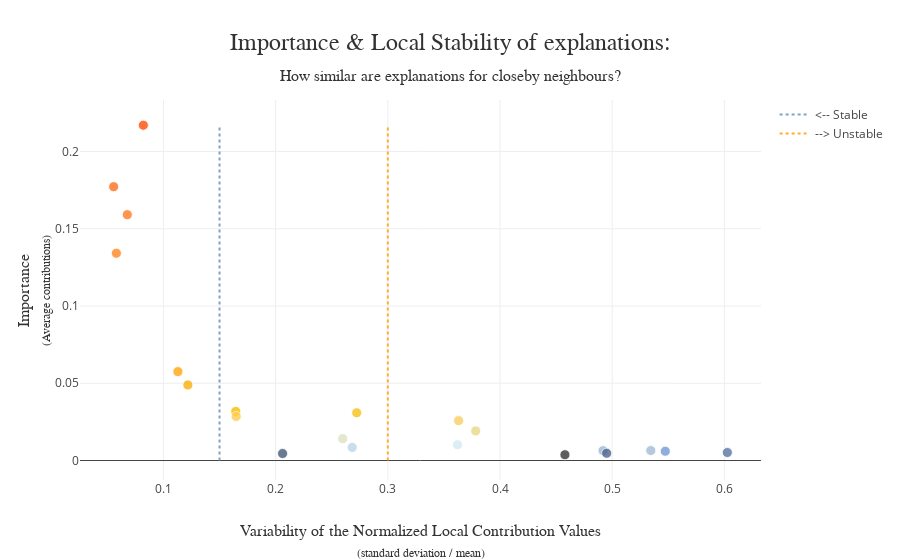

Source (notebook cell):
### Code cell
xpl.plot.stability_plot()

### Figure 1 — Plotly figure (JSON) as saved in the notebook; plotly's stock layout.template omitted (floating-point values rounded to 4 significant figures)
{"data": [{"hovertemplate": "%{hovertext}<extra></extra>", "hovertext": ["<b>Feature: %dl_volume</b><br />Importance: 0.030900504222171866<br />Variability: 0.2722807640974644", "<b>Feature: %tcp_protocol</b><br />Importance: 0.1772151894572919<br />Variability: 0.055628223590096476", "<b>Feature: %udp_protocol</b><br />Importance: 0.13414498639202865<br />Variability: 0.05805412940632114", "<b>Feature: %ul_volume</b><br />Importance: 0.006409298990757584<br />Variability: 0.4918691667938116", "<b>Feature: avg_dl_volume</b><br />Importance: 0.057538826270148474<br />Variability: 0.11289284013222102", "<b>Feature: avg_ul_volume</b><br />Importance: 0.04888559618405885<br />Variability: 0.12176594479278499", "<b>Feature: dl_data_volume</b><br />Importance: 0.01020373269462662<br />Variability: 0.362105736337385", "<b>Feature: dl_packet</b><br />Importance: 0.031795689289754424<br />Variability: 0.16447119195520218", "<b>Feature: kB/s</b><br />Importance: 0.01918110025882412<br />Variability: 0.37831839103983833", "<b>Feature: max_dl_volume</b><br />Importance: 0.15911247020957167<br />Variability: 0.06778673995491519", "<b>Feature: max_ul_volume</b><br />Importance: 0.014160687951868495<br />Variability: 0.25978474667585744", "<b>Feature: min_dl_volume</b><br />Importance: 0.004522434360538874<br />Variability: 0.20619643472043397", "<b>Feature: min_ul_volume</b><br />Importance: 0.008481238237396249<br />Variability: 0.26827424190322297", "<b>Feature: nb_downlink_packet</b><br />Importance: 0.004732267633990706<br />Variability: 0.49507014963704105", "<b>Feature: nb_packet/s</b><br />Importance: 0.003739891710218632<br />Variability: 0.45786320898776983", "<b>Feature: nb_uplink_packet</b><br />Importance: 0.006463528243728578<br />Variability: 0.5343998278357057", "<b>Feature: session_time</b><br />Importance: 0.005182175800295399<br />Variability: 0.6026428478120133", "<b>Feature: std_dl_volume</b><br />Importance: 0.21698290686446228<br />Variability: 0.08210052388479076", "<b>Feature: std_ul_volume</b><br />Importance: 0.02583580268251518<br />Variability: 0.36309516174280526", "<b>Feature: ul_data_volume</b><br />Importance: 0.006013775615910962<br />Variability: 0.5473256482282344", "<b>Feature: ul_packet</b><br />Importance: 0.02849789692984066<br />Variability: 0.16484909029962042"], "marker": {"color": [0.0309, 0.1772, 0.1341, 0.006409, 0.05754, 0.04889, 0.0102, 0.0318, 0.01918, 0.1591, 0.01416, 0.004522, 0.008481, 0.004732, 0.00374, 0.006464, 0.005182, 0.217, 0.02584, 0.006014, 0.0285], "colorscale": [[0, "rgb(52, 55, 54)"], [0.004654, "rgb(74, 99, 138)"], [0.01066, "rgb(116, 153, 214)"], [0.01277, "rgb(162, 188, 213)"], [0.03031, "rgb(212, 234, 242)"], [0.07241, "rgb(235, 216, 134)"], [0.1161, "rgb(255, 204, 83)"], [0.1316, "rgb(244, 192, 0)"], [0.2523, "rgb(255, 166, 17)"], [0.7286, "rgb(255, 123, 38)"], [1, "rgb(255, 77, 7)"]], "line": {"color": "white", "width": 0.8}, "opacity": 0.8, "size": 10}, "mode": "markers", "showlegend": false, "type": "scatter", "x": [0.2723, 0.05563, 0.05805, 0.4919, 0.1129, 0.1218, 0.3621, 0.1645, 0.3783, 0.06779, 0.2598, 0.2062, 0.2683, 0.4951, 0.4579, 0.5344, 0.6026, 0.0821, 0.3631, 0.5473, 0.1648], "y": [0.0309, 0.1772, 0.1341, 0.006409, 0.05754, 0.04889, 0.0102, 0.0318, 0.01918, 0.1591, 0.01416, 0.004522, 0.008481, 0.004732, 0.00374, 0.006464, 0.005182, 0.217, 0.02584, 0.006014, 0.0285]}, {"hoverinfo": "none", "line": {"color": "rgba(117, 152, 189, 0.9)", "dash": "dot"}, "mode": "lines", "name": "<-- Stable", "type": "scatter", "x": [0.15, 0.15, 0.15, 0.15, 0.15, 0.15, 0.15, 0.15, 0.15, 0.15, 0.15, 0.15, 0.15, 0.15, 0.15, 0.15, 0.15, 0.15, 0.15, 0.15, 0.15], "y": [0, 0.217]}, {"hoverinfo": "none", "line": {"color": "rgba(255, 166, 17, 0.9)", "dash": "dot"}, "mode": "lines", "name": "--> Unstable", "type": "scatter", "x": [0.3, 0.3, 0.3, 0.3, 0.3, 0.3, 0.3, 0.3, 0.3, 0.3, 0.3, 0.3, 0.3, 0.3, 0.3, 0.3, 0.3, 0.3, 0.3, 0.3, 0.3], "y": [0, 0.217]}], "layout": {"coloraxis": {"showscale": false}, "hovermode": "closest", "title": {"font": {"color": "rgb(50, 50, 50)", "family": "Arial", "size": 24}, "pad": {"b": 50}, "text": "Importance & Local Stability of explanations:<span style='font-size: 16px;'><br />How similar are explanations for closeby neighbours?</span>", "x": 0.5, "xanchor": "center", "yanchor": "bottom"}, "xaxis": {"automargin": true, "range": [0.02563, 0.6326], "title": {"font": {"color": "rgb(50, 50, 50)", "family": "Arial Black", "size": 16}, "text": "Variability of the Normalized Local Contribution Values<span style='font-size: 12px;'><br />(standard deviation / mean)</span>"}}, "yaxis": {"automargin": true, "title": {"font": {"color": "rgb(50, 50, 50)", "family": "Arial Black", "size": 16}, "text": "Importance<span style='font-size: 12px;'><br />(Average contributions)</span>"}}}}
